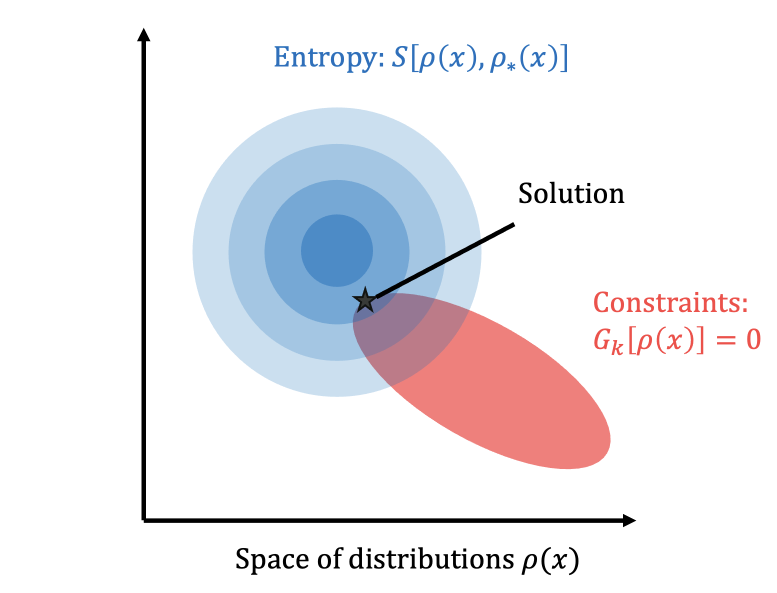
#> input picture posts/2025-04-28_ment-sparse-ct/images/entropy.png, 1554 x 1186 px, given in place of tree.png, which was not available (shown at 1/2 size)
$ python train.py
#> lines starting #> are read from the running program, lines starting #| are printed output that depends on the picture; pictures that were not available may be replaced by others from this repository, and a replacement may not be noted
### posts/2025-04-28_ment-sparse-ct/utils.py
import os
import numpy as np
import skimage


# [22 lines left out: functions radon_transform, rec_sart, rec_fbp, not called in this run]


def load_image(res: int = None, blur: float = 0.0, pad: int = 25) -> None:
#> called with res = 256, blur = 0, pad = 25
    image = skimage.io.imread("./images/tree.png", as_gray=True)
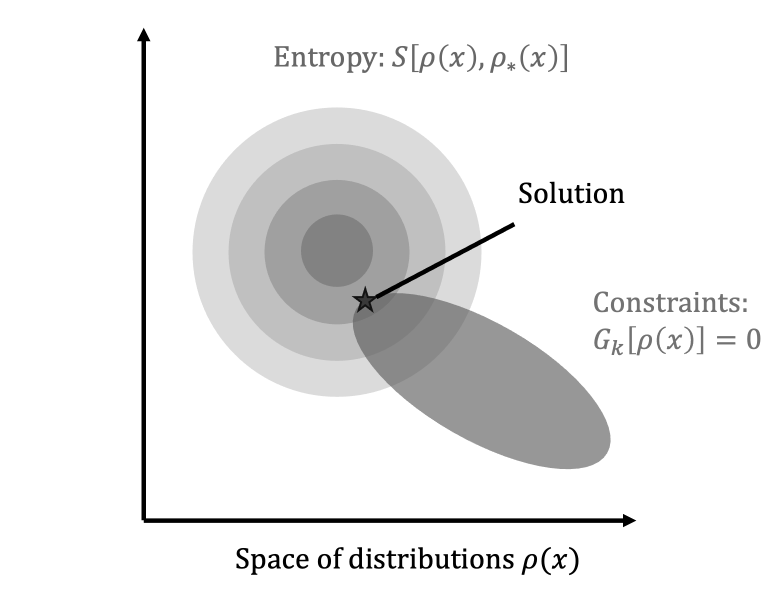
#> image: shape (1186, 1554) float64 (shown at 1/2 size); min 0, max 1, mean 0.923
    image = 1.0 - image
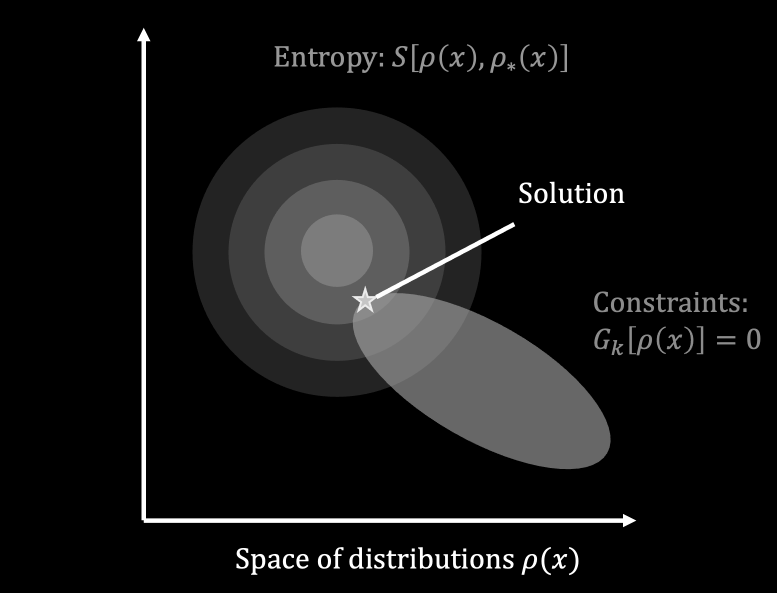
#> image: shape (1186, 1554) float64 (shown at 1/2 size); min 0, max 1, mean 0.077
    image = image[::-1, :]
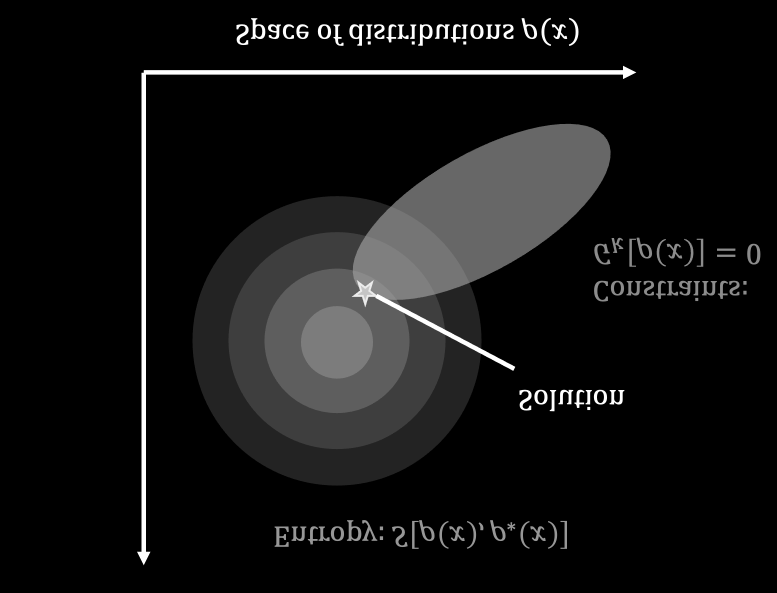
#> image: shape (1186, 1554) float64 (shown at 1/2 size); min 0, max 1, mean 0.077
    image = image.T
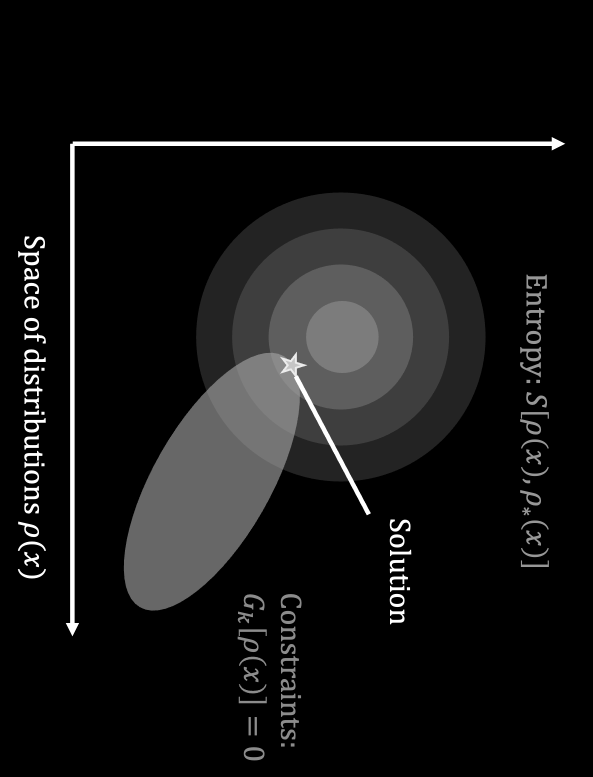
#> image: shape (1554, 1186) float64 (shown at 1/2 size); min 0, max 1, mean 0.077

    pad = max(pad, 25)

    if pad:
        shape = image.shape
#> shape = (1554, 1186)
        new_shape = tuple(np.add(shape, pad * 2))
#> new_shape = (1604, 1236)
        new_image = np.zeros(new_shape)
        new_image[pad:-pad, pad:-pad] = image.copy()
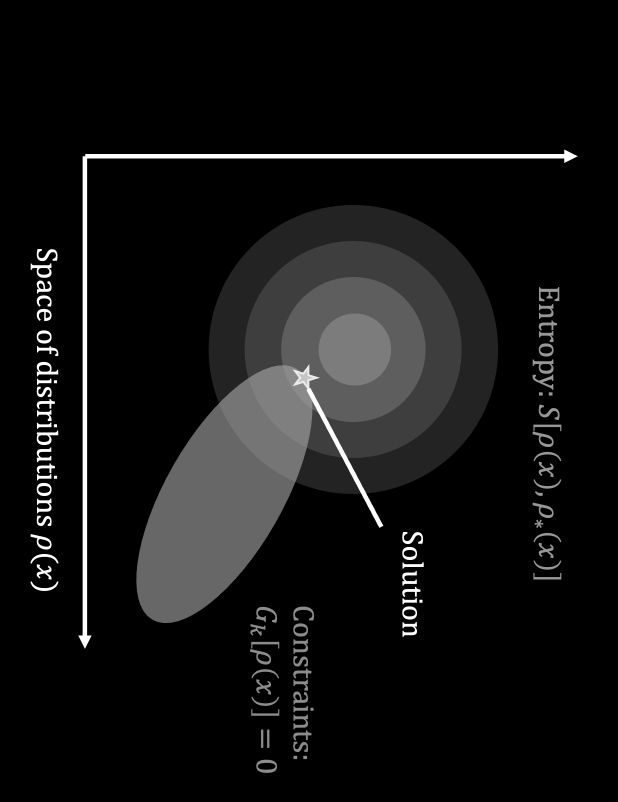
#> new_image: shape (1604, 1236) float64 (shown at 1/2 size); min 0, max 1, mean 0.0716
        image = np.copy(new_image)

    if res:
        shape = (res, res)
        image = skimage.transform.resize(image, shape, anti_aliasing=True)
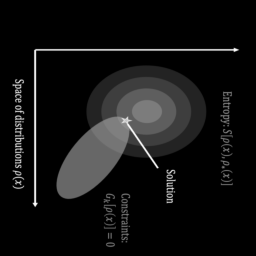
#> image: shape (256, 256) float64; min 0, max 0.998, mean 0.0717

    if blur:
        image = skimage.filters.gaussian(image, blur)

    return image

### posts/2025-04-28_ment-sparse-ct/train.py
"""Test 2D MENT with high-resolution image."""
import argparse
import os
import time

import numpy as np
import matplotlib.pyplot as plt
import ment  # https://github.com/austin-hoover/ment
from tqdm import tqdm

from utils import load_image
from utils import rec_fbp
from utils import rec_sart
from utils import radon_transform


plt.rcParams["axes.linewidth"] = 2.0
plt.rcParams["image.cmap"] = "Blues"
plt.rcParams["savefig.dpi"] = 700.0
plt.rcParams["xtick.minor.visible"] = True
plt.rcParams["ytick.minor.visible"] = True


# Arguments
# --------------------------------------------------------------------------------------

parser = argparse.ArgumentParser()
parser.add_argument("--nmeas", type=int, default=25)
parser.add_argument("--iters", type=int, default=5)
parser.add_argument("--lr", type=float, default=0.33)
parser.add_argument("--sart-iters", type=int, default=5)
args = parser.parse_args()


# Setup
# --------------------------------------------------------------------------------------

ndim = 2
nmeas = args.nmeas

output_dir = "outputs"
os.makedirs(output_dir, exist_ok=True)


# Ground truth image
# --------------------------------------------------------------------------------------

res = 256
image_true = load_image(res=res)

xmax = 1.0
grid_edges = 2 * [np.linspace(-xmax, xmax, res + 1)]
grid_coords = [0.5 * (e[:-1] + e[1:]) for e in grid_edges]
grid_points = np.vstack([c.ravel() for c in np.meshgrid(*grid_coords, indexing="ij")]).T


# Forward model
# --------------------------------------------------------------------------------------

angles = np.linspace(0.0, np.pi, args.nmeas, endpoint=False)

transforms = []
for angle in angles:
#> (the run stopped early here; a loop or call above may not have finished)
